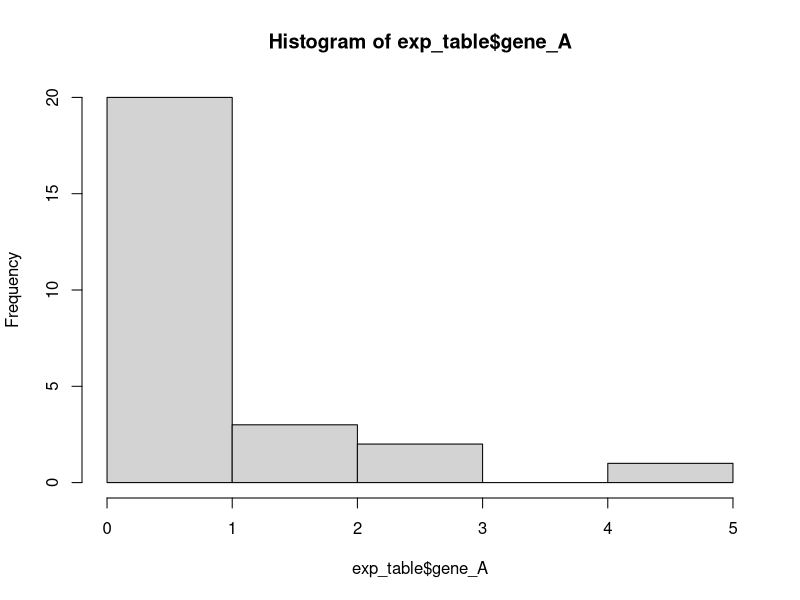
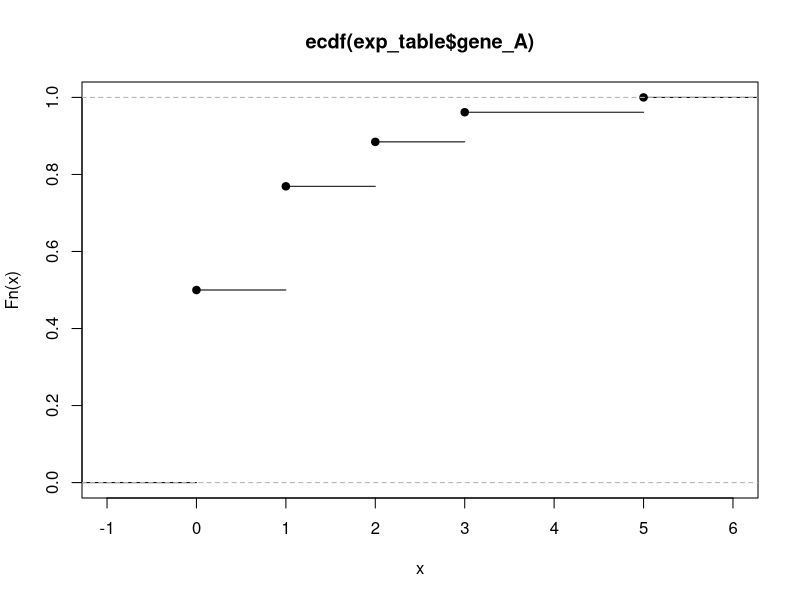

These figures' R source, in order:
## ---- chunk 1
library(tidyr)
library(dplyr)

exp_table = data.frame(gene_A = c(0,1,0,2,0,0,1,0,3,1,2,1,0,0,0,0,1,0,0,1,5,2,1,0,0,3)) %>% mutate(cell_id = LETTERS[1:nrow(.)])
hist(exp_table$gene_A)
exp_ecdf = ecdf(exp_table$gene_A)
plot(exp_ecdf)

alpha = 0.05
exp_table = exp_table %>% mutate(pval = 1-exp_ecdf(gene_A),
                                 pass = ifelse(pval < alpha, '*', NA)) 
